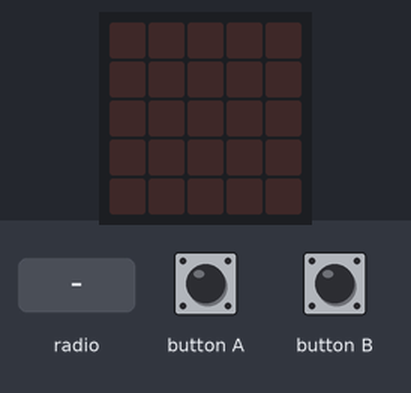
A program run on a simulated BBC micro:bit (MakeCode). Parts: the board's 5×5 LED display. The inputs (shaded band) are chosen by the test bench.

Above: at 1.2 s.
1.3 s: radio message "1" arrives
At 1.9 s:
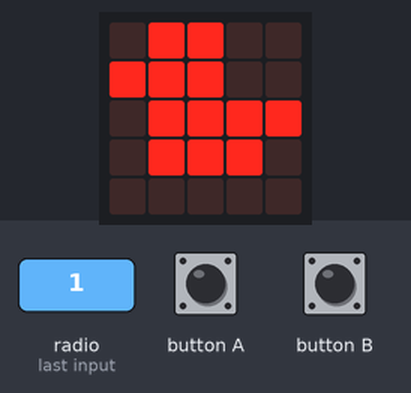
2.8 s: radio message "2" arrives
At 3.1 s:
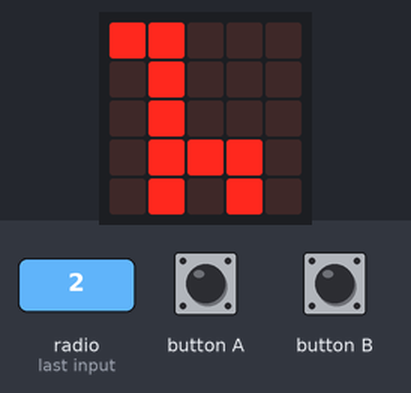
Timing chart, 0 to 5.8 s (numbered marks = the images above; inputs shaded):
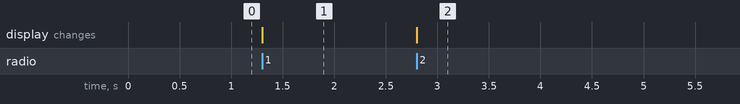

Measured:
- after the input at 1.3 s, the display: changes at once (image 1)
- after the input at 2.8 s, the display: changes at once (image 2)

The program:

main.ts
```typescript
radio.onReceivedNumber(function (receivedNumber) {
    if (receivedNumber == 1) {
        basic.showIcon(IconNames.Duck)
    } else if (receivedNumber == 2) {
        basic.showIcon(IconNames.Giraffe)
    }
})
input.onButtonPressed(Button.A, function () {
    radio.sendNumber(1)
})
input.onButtonPressed(Button.B, function () {
    radio.sendNumber(2)
})
radio.setGroup(98)
```

test.ts
```typescript
// här hamnar tester och detta kompileras inte när det här paketet används som ett tillägg.
```
